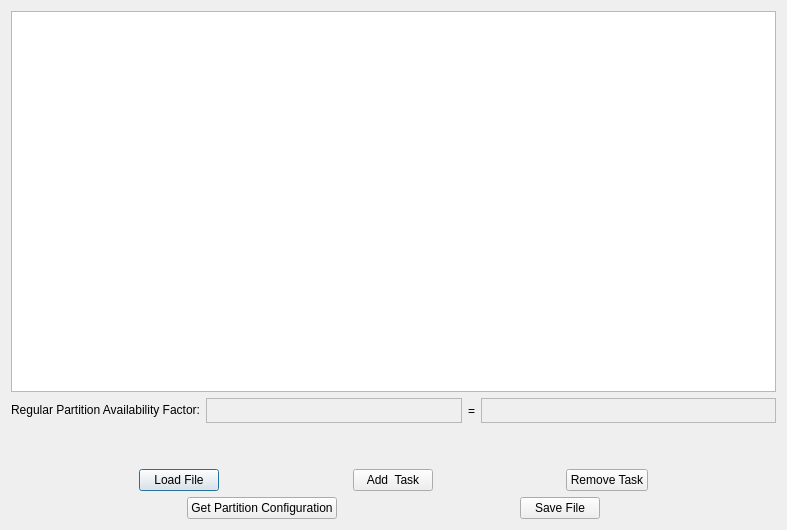
<?xml version="1.0" encoding="UTF-8"?>
<ui version="4.0">
 <class>PCG</class>
 <widget class="QDialog" name="PCG">
  <property name="windowModality">
   <enum>Qt::NonModal</enum>
  </property>
  <property name="geometry">
   <rect>
    <x>0</x>
    <y>0</y>
    <width>787</width>
    <height>530</height>
   </rect>
  </property>
  <property name="minimumSize">
   <size>
    <width>780</width>
    <height>530</height>
   </size>
  </property>
  <property name="windowTitle">
   <string>Partition Configuration Generator</string>
  </property>
  <layout class="QVBoxLayout" name="verticalLayout_2">
   <item>
    <layout class="QVBoxLayout" name="verticalLayout">
     <item>
      <widget class="QTableWidget" name="tableWidget">
       <property name="sizePolicy">
        <sizepolicy hsizetype="Expanding" vsizetype="Expanding">
         <horstretch>0</horstretch>
         <verstretch>0</verstretch>
        </sizepolicy>
       </property>
      </widget>
     </item>
     <item>
      <layout class="QHBoxLayout" name="horizontalLayout_2">
       <property name="sizeConstraint">
        <enum>QLayout::SetNoConstraint</enum>
       </property>
       <item>
        <widget class="QLabel" name="afLabel">
         <property name="sizePolicy">
          <sizepolicy hsizetype="Preferred" vsizetype="Fixed">
           <horstretch>0</horstretch>
           <verstretch>0</verstretch>
          </sizepolicy>
         </property>
         <property name="text">
          <string>Regular Partition Availability Factor:</string>
         </property>
        </widget>
       </item>
       <item>
        <widget class="QTextEdit" name="afDecimalEdit">
         <property name="enabled">
          <bool>false</bool>
         </property>
         <property name="sizePolicy">
          <sizepolicy hsizetype="Expanding" vsizetype="Fixed">
           <horstretch>0</horstretch>
           <verstretch>0</verstretch>
          </sizepolicy>
         </property>
         <property name="maximumSize">
          <size>
           <width>256</width>
           <height>25</height>
          </size>
         </property>
         <property name="verticalScrollBarPolicy">
          <enum>Qt::ScrollBarAlwaysOff</enum>
         </property>
        </widget>
       </item>
       <item>
        <widget class="QLabel" name="label_2">
         <property name="text">
          <string>=</string>
         </property>
        </widget>
       </item>
       <item>
        <widget class="QTextEdit" name="afFractionEdit">
         <property name="enabled">
          <bool>false</bool>
         </property>
         <property name="sizePolicy">
          <sizepolicy hsizetype="Expanding" vsizetype="Fixed">
           <horstretch>0</horstretch>
           <verstretch>0</verstretch>
          </sizepolicy>
         </property>
         <property name="maximumSize">
          <size>
           <width>16777215</width>
           <height>25</height>
          </size>
         </property>
         <property name="verticalScrollBarPolicy">
          <enum>Qt::ScrollBarAlwaysOff</enum>
         </property>
        </widget>
       </item>
      </layout>
     </item>
     <item>
      <spacer name="verticalSpacer">
       <property name="orientation">
        <enum>Qt::Vertical</enum>
       </property>
       <property name="sizeType">
        <enum>QSizePolicy::Fixed</enum>
       </property>
       <property name="sizeHint" stdset="0">
        <size>
         <width>20</width>
         <height>40</height>
        </size>
       </property>
      </spacer>
     </item>
     <item>
      <layout class="QHBoxLayout" name="horizontalLayout">
       <property name="sizeConstraint">
        <enum>QLayout::SetNoConstraint</enum>
       </property>
       <item>
        <spacer name="horizontalSpacer_5">
         <property name="orientation">
          <enum>Qt::Horizontal</enum>
         </property>
         <property name="sizeHint" stdset="0">
          <size>
           <width>40</width>
           <height>20</height>
          </size>
         </property>
        </spacer>
       </item>
       <item>
        <widget class="QPushButton" name="loadButton">
         <property name="sizePolicy">
          <sizepolicy hsizetype="Minimum" vsizetype="Preferred">
           <horstretch>0</horstretch>
           <verstretch>0</verstretch>
          </sizepolicy>
         </property>
         <property name="text">
          <string>Load File</string>
         </property>
        </widget>
       </item>
       <item>
        <spacer name="horizontalSpacer_3">
         <property name="orientation">
          <enum>Qt::Horizontal</enum>
         </property>
         <property name="sizeHint" stdset="0">
          <size>
           <width>40</width>
           <height>20</height>
          </size>
         </property>
        </spacer>
       </item>
       <item>
        <widget class="QPushButton" name="taskEnterButton">
         <property name="sizePolicy">
          <sizepolicy hsizetype="Minimum" vsizetype="Preferred">
           <horstretch>0</horstretch>
           <verstretch>0</verstretch>
          </sizepolicy>
         </property>
         <property name="text">
          <string>Add  Task</string>
         </property>
        </widget>
       </item>
       <item>
        <spacer name="horizontalSpacer_4">
         <property name="orientation">
          <enum>Qt::Horizontal</enum>
         </property>
         <property name="sizeHint" stdset="0">
          <size>
           <width>40</width>
           <height>20</height>
          </size>
         </property>
        </spacer>
       </item>
       <item>
        <widget class="QPushButton" name="taskRemoveButton">
         <property name="sizePolicy">
          <sizepolicy hsizetype="Minimum" vsizetype="Preferred">
           <horstretch>0</horstretch>
           <verstretch>0</verstretch>
          </sizepolicy>
         </property>
         <property name="text">
          <string>Remove Task</string>
         </property>
        </widget>
       </item>
       <item>
        <spacer name="horizontalSpacer">
         <property name="orientation">
          <enum>Qt::Horizontal</enum>
         </property>
         <property name="sizeHint" stdset="0">
          <size>
           <width>40</width>
           <height>20</height>
          </size>
         </property>
        </spacer>
       </item>
      </layout>
     </item>
     <item>
      <layout class="QHBoxLayout" name="horizontalLayout_3">
       <property name="sizeConstraint">
        <enum>QLayout::SetNoConstraint</enum>
       </property>
       <item>
        <spacer name="horizontalSpacer_6">
         <property name="orientation">
          <enum>Qt::Horizontal</enum>
         </property>
         <property name="sizeHint" stdset="0">
          <size>
           <width>40</width>
           <height>20</height>
          </size>
         </property>
        </spacer>
       </item>
       <item>
        <widget class="QPushButton" name="getconfigButton">
         <property name="text">
          <string>Get Partition Configuration</string>
         </property>
         <property name="checkable">
          <bool>false</bool>
         </property>
        </widget>
       </item>
       <item>
        <spacer name="horizontalSpacer_7">
         <property name="orientation">
          <enum>Qt::Horizontal</enum>
         </property>
         <property name="sizeHint" stdset="0">
          <size>
           <width>40</width>
           <height>20</height>
          </size>
         </property>
        </spacer>
       </item>
       <item>
        <widget class="QPushButton" name="saveButton">
         <property name="text">
          <string>Save File</string>
         </property>
        </widget>
       </item>
       <item>
        <spacer name="horizontalSpacer_2">
         <property name="orientation">
          <enum>Qt::Horizontal</enum>
         </property>
         <property name="sizeHint" stdset="0">
          <size>
           <width>40</width>
           <height>20</height>
          </size>
         </property>
        </spacer>
       </item>
      </layout>
     </item>
    </layout>
   </item>
  </layout>
 </widget>
 <resources/>
 <connections/>
</ui>
